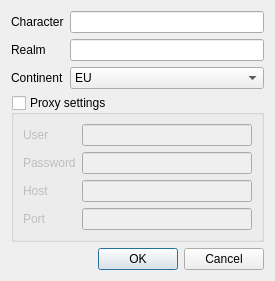
<ui version="4.0" >
 <class>ArmoryOptionDialog</class>
 <widget class="QDialog" name="ArmoryOptionDialog" >
  <property name="geometry" >
   <rect>
    <x>0</x>
    <y>0</y>
    <width>275</width>
    <height>265</height>
   </rect>
  </property>
  <property name="windowTitle" >
   <string>Dialog</string>
  </property>
  <layout class="QGridLayout" name="gridLayout_2" >
   <item row="0" column="0" >
    <widget class="QLabel" name="label" >
     <property name="text" >
      <string>Character</string>
     </property>
    </widget>
   </item>
   <item row="0" column="1" >
    <widget class="QLineEdit" name="mCharacterName" />
   </item>
   <item row="1" column="0" >
    <widget class="QLabel" name="label_2" >
     <property name="text" >
      <string>Realm</string>
     </property>
    </widget>
   </item>
   <item row="1" column="1" >
    <widget class="QLineEdit" name="mRealmName" />
   </item>
   <item row="2" column="0" >
    <widget class="QLabel" name="label_3" >
     <property name="text" >
      <string>Continent</string>
     </property>
    </widget>
   </item>
   <item row="2" column="1" >
    <widget class="QComboBox" name="mContinent" >
     <item>
      <property name="text" >
       <string>EU</string>
      </property>
     </item>
     <item>
      <property name="text" >
       <string>US</string>
      </property>
     </item>
    </widget>
   </item>
   <item row="3" column="0" colspan="2" >
    <widget class="QGroupBox" name="mProxySettings" >
     <property name="enabled" >
      <bool>true</bool>
     </property>
     <property name="title" >
      <string>Proxy settings</string>
     </property>
     <property name="checkable" >
      <bool>true</bool>
     </property>
     <property name="checked" >
      <bool>false</bool>
     </property>
     <layout class="QGridLayout" name="gridLayout" >
      <item row="0" column="0" >
       <widget class="QLabel" name="label_5" >
        <property name="text" >
         <string>User</string>
        </property>
       </widget>
      </item>
      <item row="0" column="1" >
       <widget class="QLineEdit" name="mProxyUser" />
      </item>
      <item row="1" column="0" >
       <widget class="QLabel" name="label_6" >
        <property name="text" >
         <string>Password</string>
        </property>
       </widget>
      </item>
      <item row="1" column="1" >
       <widget class="QLineEdit" name="mProxyPassword" >
        <property name="echoMode" >
         <enum>QLineEdit::Password</enum>
        </property>
       </widget>
      </item>
      <item row="2" column="0" >
       <widget class="QLabel" name="label_4" >
        <property name="text" >
         <string>Host</string>
        </property>
       </widget>
      </item>
      <item row="2" column="1" >
       <widget class="QLineEdit" name="mProxyHost" />
      </item>
      <item row="3" column="0" >
       <widget class="QLabel" name="label_7" >
        <property name="text" >
         <string>Port</string>
        </property>
       </widget>
      </item>
      <item row="3" column="1" >
       <widget class="QLineEdit" name="mProxyPort" />
      </item>
     </layout>
    </widget>
   </item>
   <item row="4" column="0" >
    <spacer name="verticalSpacer" >
     <property name="orientation" >
      <enum>Qt::Vertical</enum>
     </property>
     <property name="sizeHint" stdset="0" >
      <size>
       <width>20</width>
       <height>27</height>
      </size>
     </property>
    </spacer>
   </item>
   <item row="5" column="0" colspan="2" >
    <widget class="QDialogButtonBox" name="buttonBox" >
     <property name="orientation" >
      <enum>Qt::Horizontal</enum>
     </property>
     <property name="standardButtons" >
      <set>QDialogButtonBox::Cancel|QDialogButtonBox::Ok</set>
     </property>
    </widget>
   </item>
  </layout>
 </widget>
 <resources/>
 <connections>
  <connection>
   <sender>buttonBox</sender>
   <signal>accepted()</signal>
   <receiver>ArmoryOptionDialog</receiver>
   <slot>accept()</slot>
   <hints>
    <hint type="sourcelabel" >
     <x>257</x>
     <y>279</y>
    </hint>
    <hint type="destinationlabel" >
     <x>157</x>
     <y>274</y>
    </hint>
   </hints>
  </connection>
  <connection>
   <sender>buttonBox</sender>
   <signal>rejected()</signal>
   <receiver>ArmoryOptionDialog</receiver>
   <slot>reject()</slot>
   <hints>
    <hint type="sourcelabel" >
     <x>268</x>
     <y>279</y>
    </hint>
    <hint type="destinationlabel" >
     <x>277</x>
     <y>274</y>
    </hint>
   </hints>
  </connection>
 </connections>
</ui>
